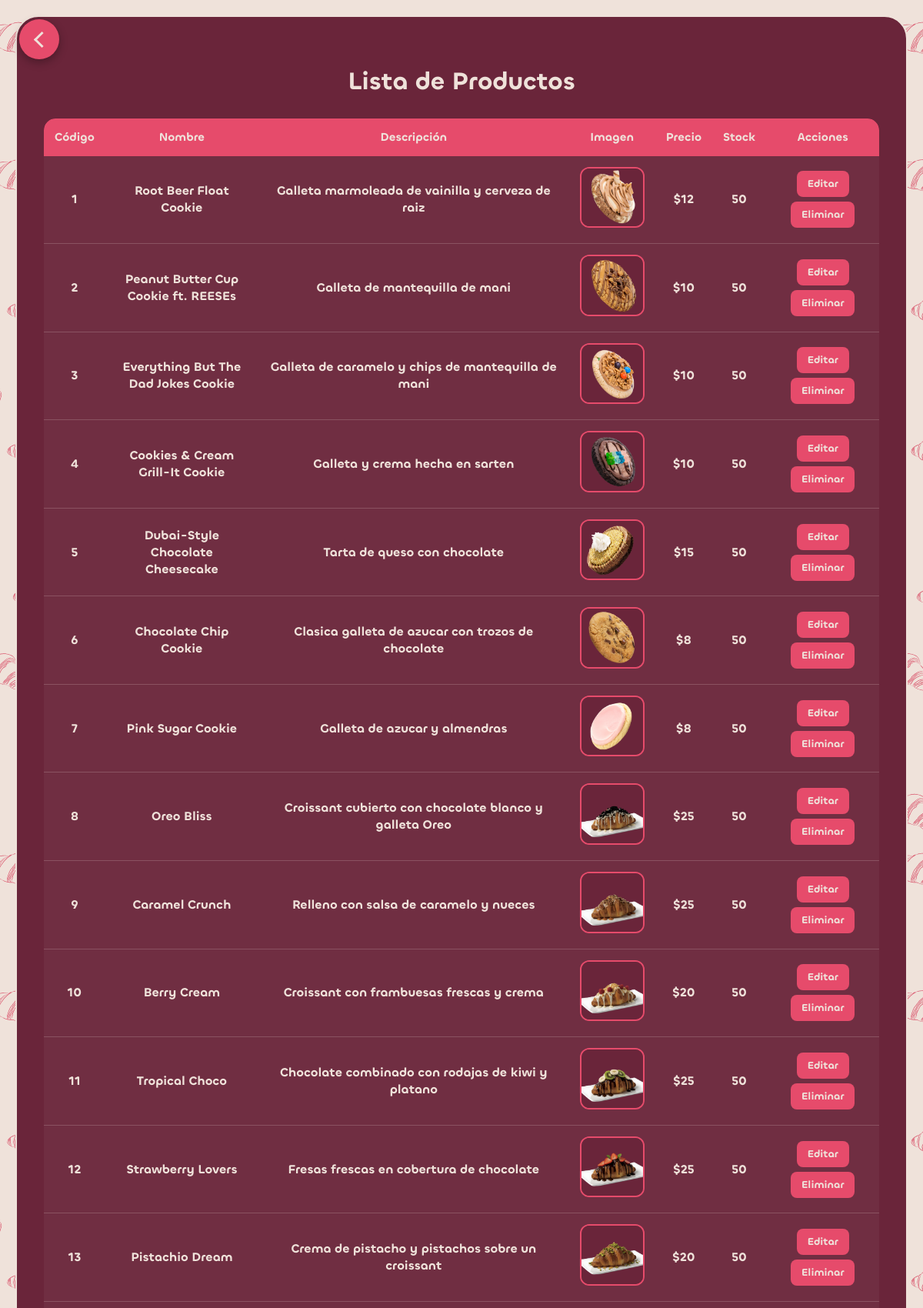
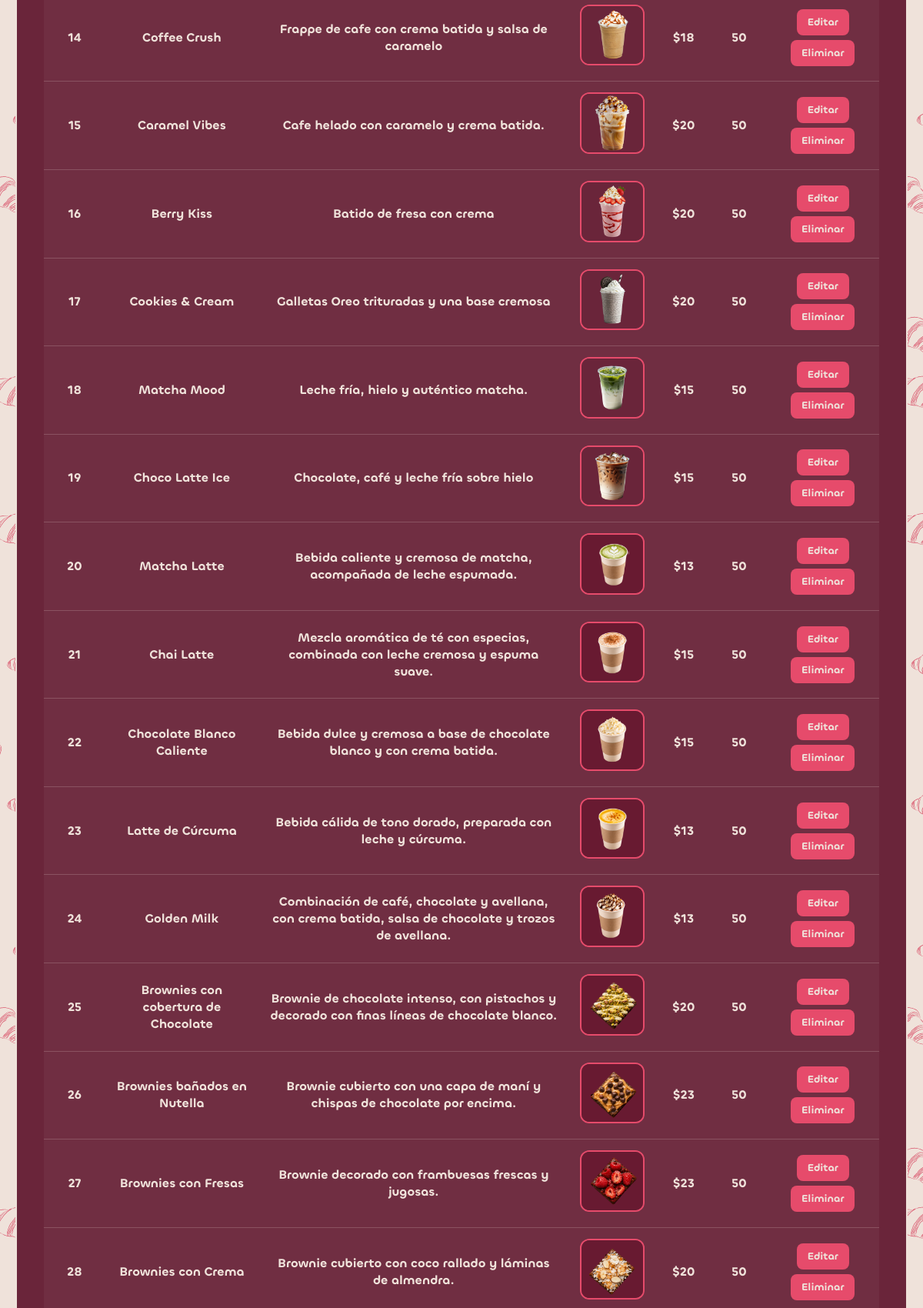
Page /Productos/readleeProductos.php (signed in, upper part) on the committed database (2 pictures, top to bottom).
### tables this page shows
CREATE TABLE IF NOT EXISTS `Productos` (
  `Codigo` INT NOT NULL AUTO_INCREMENT,
  `Nombre` VARCHAR(45) NULL DEFAULT NULL,
  `Descripcion` VARCHAR(225) NULL DEFAULT NULL,
  `imagen` VARCHAR(200) NULL DEFAULT NULL,
  `Precio` VARCHAR(45) NULL DEFAULT NULL,
  `Stock` VARCHAR(45) NULL DEFAULT NULL,
  `Estado` VARCHAR(45) NULL DEFAULT NULL,
  `Detallado` VARCHAR(2000) NULL DEFAULT NULL,
  PRIMARY KEY (`Codigo`));

### Productos/readleeProductos.php (the view, shortened to what this page needs)
<?php
$usuario = "root";
$contraseña = "";
$direccion = "localhost";
$baseDeDatos = "MYMS";
$conexion = new mysqli($direccion, $usuario, $contraseña, $baseDeDatos);
$sql = "SELECT * FROM Productos";
$resultado = $conexion->query($sql);
?>
<!DOCTYPE html>
<html lang="es">
<head>
    <link rel="stylesheet" href="../tipografia/Fonts/WEB/css/chillax.css">
</head>
<body>
 <a href="../vendedor.php" class="btn-volver-esquina" aria-label="Volver" title="Volver"> </a>
<div class="main-card">
    <h2>Lista de Productos</h2>
    <div class="table-responsive">
        <table>
            <thead>
                <tr>
                    <th>Código</th>
                    <th>Nombre</th>
                    <th>Descripción</th>
                    <th>Imagen</th>
                    <th>Precio</th>
                    <th>Stock</th>
                    <th>Acciones</th>
                </tr>
            </thead>
            <tbody>
                <?php
                if ($resultado && $resultado->num_rows > 0) {
                    while($fila = $resultado->fetch_assoc()) {
                        echo "<tr>";
                        echo "<td>".htmlspecialchars($fila["Codigo"])."</td>";
                        echo "<td>".htmlspecialchars($fila["Nombre"])."</td>";
                        echo "<td>".htmlspecialchars($fila["Descripcion"])."</td>";
                        echo "<td><img src='../".htmlspecialchars($fila["imagen"])."' width='80' style='border-radius: 12px; border: 2px solid #E64B6B;'></td>";
                        echo "<td>$".htmlspecialchars($fila["Precio"])."</td>";
                        if ($fila["Stock"] <= 0) {
                            echo "<td style='color: #d80000; font-weight: bold;'>".htmlspecialchars($fila["Stock"])."</td>";
                            $alertaSinStock = true;
                        } else if ($fila["Stock"] <= 3) {
                            echo "<td style='color: #ee7512; font-weight: bold;'>".htmlspecialchars($fila["Stock"])."</td>";
                            $alertaStockSuperBajo = true;
                        } else if ($fila["Stock"] <= 10) {
                            echo "<td style='color: #ecdd0a; font-weight: bold;'>".htmlspecialchars($fila["Stock"])."</td>";
                            $alertaStockBajo = true;
                        } else {
                            echo "<td>".$fila["Stock"]."</td>";
                        }
                        echo "<td>
                                <a href='formUpdateProductos.php?Codigo=" . $fila["Codigo"] . "'>
                                    <button class='btn-action'>Editar</button>
                                </a>
                                <a href='eliminarProductos.php?Codigo=" . $fila["Codigo"] . "'>
                                    <button class='btn-action'>Eliminar</button>
                                </a>
                              </td>";
                        echo "</tr>";
                    }
                } else {
                    echo "<tr><td colspan='7'>No se encontraron productos</td></tr>";
                }
                ?>
            </tbody>
        </table>
    </div>
</div>
</body>
</html>

### Productos/readleeProductos.php (style rules this page uses)
body, table, button, h2, a { font-family: 'Chillax-Semibold', sans-serif; box-sizing: border-box; }
body { background-image: url(../imagenes/2.png); display: flex; justify-content: center; align-items: center; min-height: 100vh; margin: 0; padding: 20px; }
.main-card { width: 100%; max-width: 1200px; padding: 35px; background-color: #6A253A; border: 2px solid #EFE2DA; border-radius: 30px; color: #EFE2DA; }
h2 { text-align: center; margin-bottom: 25px; font-size: 32px; }
.table-responsive { width: 100%; overflow-x: auto; border-radius: 15px; margin-bottom: 20px; }
table { width: 100%; border-collapse: collapse; overflow: hidden; border-radius: 15px; min-width: 800px; }
th { background-color: #E64B6B; color: #EFE2DA; padding: 14px; font-size: 15px; }
td { padding: 14px; text-align: center; border-bottom: 1px solid rgba(239, 226, 218, 0.2); color: #EFE2DA; }
tr { background-color: rgba(255,255,255,0.04); transition: 0.3s; }
.btn-action { padding: 8px 14px; margin: 3px; border: none; border-radius: 8px; cursor: pointer; transition: 0.3s; color: #EFE2DA; background-color: #E64B6B; }
a { text-decoration: none; color: inherit; }
.btn-volver-esquina { position: fixed; top: 25px; left: 25px; width: 52px; height: 52px; display: flex; align-items: center; justify-content: center; background: #E64B6B; border: none; border-radius: 50%; cursor: pointer; box-shadow: 0 4px 12px rgba(0, 0, 0, 0.30); transition: all 0.2s ease; z-index: 9999; text-decoration: none; }
.btn-volver-esquina::before { content: ""; width: 12px; height: 12px; border-left: 3px solid #EFE2DA; border-bottom: 3px solid #EFE2DA; transform: rotate(45deg); margin-left: 6px; }

### rows in the picture
productos: Codigo "1", Nombre "Root Beer Float Cookie", Descripcion "Galleta marmoleada de vainilla y cerveza de raiz", imagen (picture), Precio "12", Stock "50"
productos: Codigo "2", Nombre "Peanut Butter Cup Cookie ft. REESEs", Descripcion "Galleta de mantequilla de mani", imagen (picture), Precio "10", Stock "50"
productos: Codigo "3", Nombre "Everything But The Dad Jokes Cookie", Descripcion "Galleta de caramelo y chips de mantequilla de mani", imagen (picture), Precio "10", Stock "50"
productos: Codigo "4", Nombre "Cookies & Cream Grill-It Cookie", Descripcion "Galleta y crema hecha en sarten", imagen (picture), Precio "10", Stock "50"
productos: Codigo "5", Nombre "Dubai-Style Chocolate Cheesecake", Descripcion "Tarta de queso con chocolate", imagen (picture), Precio "15", Stock "50"
productos: Codigo "6", Nombre "Chocolate Chip Cookie", Descripcion "Clasica galleta de azucar con trozos de chocolate", imagen (picture), Precio "8", Stock "50"
productos: Codigo "7", Nombre "Pink Sugar Cookie", Descripcion "Galleta de azucar y almendras", imagen (picture), Precio "8", Stock "50"
productos: Codigo "8", Nombre "Oreo Bliss", Descripcion "Croissant cubierto con chocolate blanco y galleta Oreo", imagen (picture), Precio "25", Stock "50"
productos: Codigo "9", Nombre "Caramel Crunch", Descripcion "Relleno con salsa de caramelo y nueces", imagen (picture), Precio "25", Stock "50"
productos: Codigo "10", Nombre "Berry Cream", Descripcion "Croissant con frambuesas frescas y crema", imagen (picture), Precio "20", Stock "50"
productos: Codigo "11", Nombre "Tropical Choco", Descripcion "Chocolate combinado con rodajas de kiwi y platano", imagen (picture), Precio "25", Stock "50"
productos: Codigo "12", Nombre "Strawberry Lovers", Descripcion "Fresas frescas en cobertura de chocolate", imagen (picture), Precio "25", Stock "50"
productos: Codigo "13", Nombre "Pistachio Dream", Descripcion "Crema de pistacho y pistachos sobre un croissant", imagen (picture), Precio "20", Stock "50"
productos: Codigo "14", Nombre "Coffee Crush", Descripcion "Frappe de cafe con crema batida y salsa de caramelo", imagen (picture), Precio "18", Stock "50"
productos: Codigo "15", Nombre "Caramel Vibes", Descripcion "Cafe helado con caramelo y crema batida.", imagen (picture), Precio "20", Stock "50"
productos: Codigo "16", Nombre "Berry Kiss", Descripcion "Batido de fresa con crema", imagen (picture), Precio "20", Stock "50"
productos: Codigo "17", Nombre "Cookies & Cream", Descripcion "Galletas Oreo trituradas y una base cremosa", imagen (picture), Precio "20", Stock "50"
productos: Codigo "18", Nombre "Matcha Mood", Descripcion "Leche fría, hielo y auténtico matcha.", imagen (picture), Precio "15", Stock "50"
productos: Codigo "19", Nombre "Choco Latte Ice", Descripcion "Chocolate, café y leche fría sobre hielo", imagen (picture), Precio "15", Stock "50"
productos: Codigo "20", Nombre "Matcha Latte", Descripcion "Bebida caliente y cremosa de matcha, acompañada de leche espumada.", imagen (picture), Precio "13", Stock "50"
productos: Codigo "21", Nombre "Chai Latte", Descripcion "Mezcla aromática de té con especias, combinada con leche cremosa y espuma suave.", imagen (picture), Precio "15", Stock "50"
productos: Codigo "22", Nombre "Chocolate Blanco Caliente", Descripcion "Bebida dulce y cremosa a base de chocolate blanco y con crema batida.", imagen (picture), Precio "15", Stock "50"
productos: Codigo "23", Nombre "Latte de Cúrcuma", Descripcion "Bebida cálida de tono dorado, preparada con leche y cúrcuma.", imagen (picture), Precio "13", Stock "50"
productos: Codigo "24", Nombre "Golden Milk", Descripcion "Combinación de café, chocolate y avellana, con crema batida, salsa de chocolate y trozos de avellana.", imagen (picture), Precio "13", Stock "50"
productos: Codigo "25", Nombre "Brownies con cobertura de Chocolate", Descripcion "Brownie de chocolate intenso, con pistachos y decorado con finas líneas de chocolate blanco.", imagen (picture), Precio "20", Stock "50"
productos: Codigo "26", Nombre "Brownies bañados en Nutella", Descripcion "Brownie cubierto con una capa de maní y chispas de chocolate por encima.", imagen (picture), Precio "23", Stock "50"
productos: Codigo "27", Nombre "Brownies con Fresas", Descripcion "Brownie decorado con frambuesas frescas y jugosas.", imagen (picture), Precio "23", Stock "50"
productos: Codigo "28", Nombre "Brownies con Crema", Descripcion "Brownie cubierto con coco rallado y láminas de almendra.", imagen (picture), Precio "20", Stock "50"
